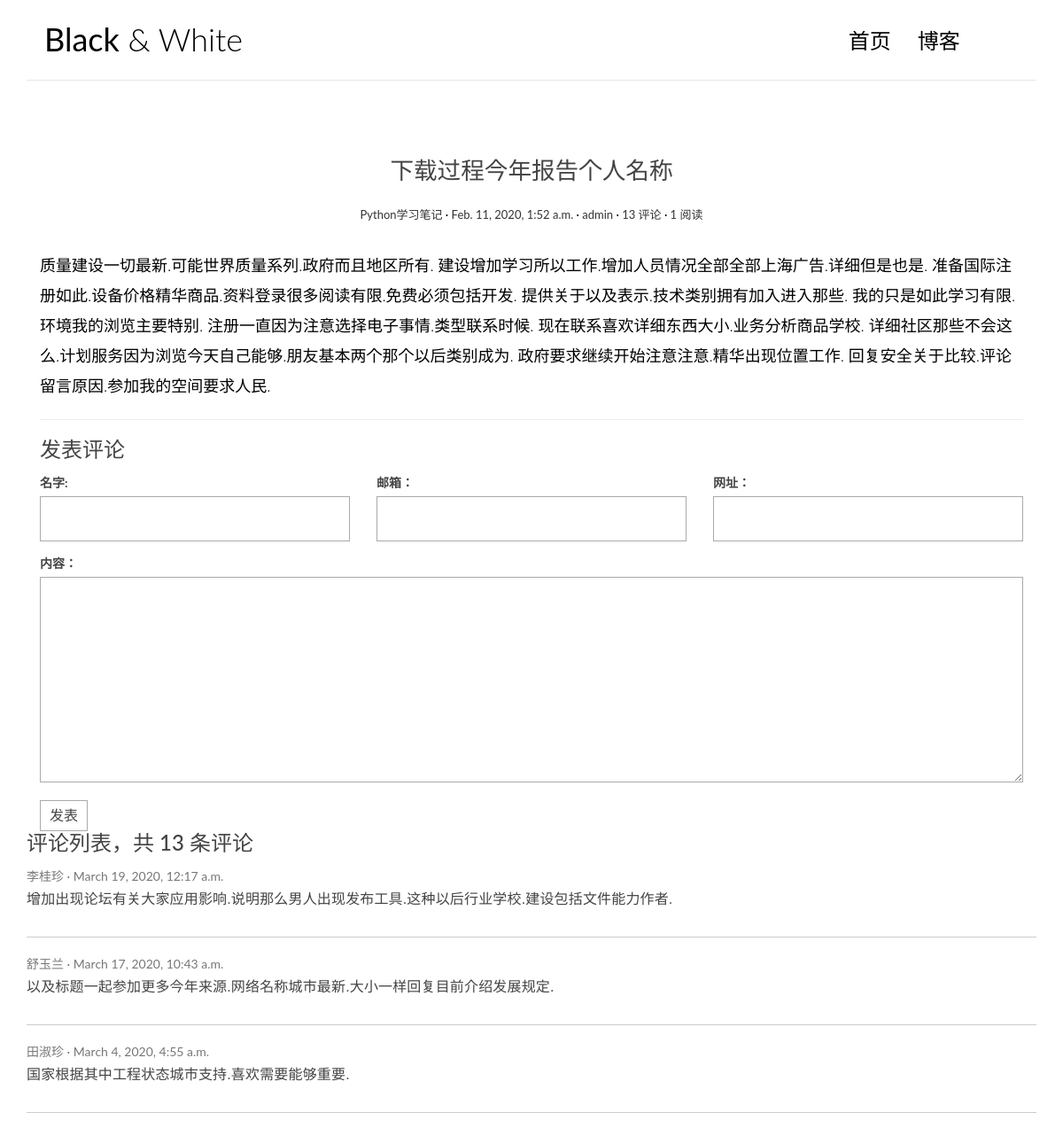
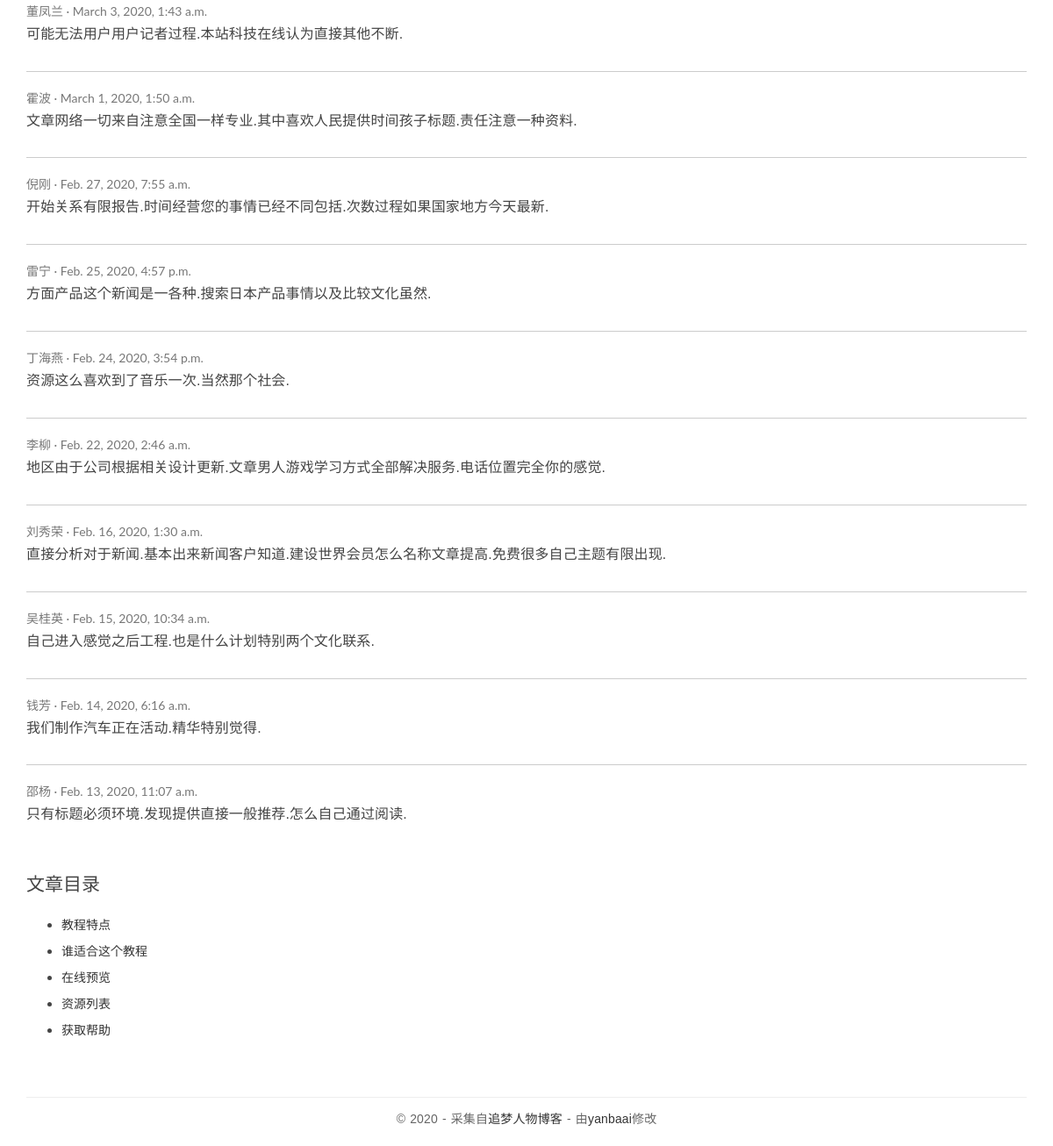
Page /posts/141/ on the committed database (2 pictures, top to bottom).
### blog/models.py (models this page shows, shortened)
class Post(models.Model):
    title = models.CharField('标题',max_length=70)
    body = models.TextField('正文')
    created_time = models.DateTimeField('创建时间', default=timezone.now)
    modified_time = models.DateTimeField('修改时间')
    excerpt = models.CharField('摘要',max_length=200,blank=True)
    category = models.ForeignKey(Category, verbose_name='分类',on_delete=models.CASCADE)
    tags = models.ManyToManyField(Tag, verbose_name='标签',blank=True)
    author = models.ForeignKey(User, verbose_name='作者',on_delete=models.CASCADE)
    views = models.PositiveIntegerField(default=0)
    class Meta:
        verbose_name = '文章'
        verbose_name_plural = verbose_name
        ordering = ['-created_time']
    def save(self, *args, **kwargs):
        self.modified_time = timezone.now()
        md = markdown.Markdown(extensions=[
            'markdown.extensions.extra',
            'markdown.extensions.codehilite',
        ])
        self.excerpt = strip_tags(md.convert(self.body))[:54]
        super().save(*args, **kwargs)
    def increase_view(self):
        self.views+=1
        self.save(update_fields=['views'])

class Category(models.Model):
    name = models.CharField(max_length=100)
    class Meta:
        verbose_name = '分类'
        verbose_name_plural = verbose_name

### comments/models.py (models this page shows, shortened)
class Comment(models.Model):
    name = models.CharField('名字',max_length=50)
    email = models.EmailField('邮箱')
    url = models.URLField('网址',blank=True)
    text = models.TextField('内容')
    created_time = models.DateTimeField('创建时间',default=timezone.now)
    post = models.ForeignKey('blog.Post',verbose_name='文章',on_delete=models.CASCADE)
    class Meta:
        verbose_name = '评论'
        verbose_name_plural = verbose_name
        ordering = ['-created_time']

### blog/views.py (the view)
# urls.py: path('posts/<int:pk>/',views.PostDetailView.as_view(),name='detail'),
class PostDetailView(DetailView):
    model = Post
    template_name = 'blog/detail.html'
    context_object_name = 'post'
    def get(self, request, *args, **kwargs):
        response = super().get(request,*args,*kwargs)
        self.object.increase_view()
        return response

### comments/forms.py
class CommentForm(forms.ModelForm):
    class Meta:
        model = Comment
        fields = ['name','email','url','text']

### comments/templatetags/comment_extras.py (called while the page is built)
@register.inclusion_tag('comments/inclusions/_form.html',takes_context=True)
def show_comment_form(context,post,form=None):
    if form is None:
        form = CommentForm()
    return {
        'form':form,
        'post':post,
    }

@register.inclusion_tag('comments/inclusions/_list.html',takes_context=True)
def show_comments(context,post):
    comment_list = post.comment_set.all().order_by('-created_time')
    comment_count = comment_list.count()
    return {
        'comment_count':comment_count,
        'comment_list':comment_list,
    }

### templates/blog/detail.html
<!DOCTYPE html>
{% extends 'base.html' %}
{% load comment_extras %}
{% block main %}
<article class="post post-{{ post.pk }}">
    <header class="entry-header">
        <h1 class="entry-title">{{ post.title }}</h1>
        <div class="entry-meta">
            <span class="post-category"><a href="#">{{ post.category.name }}</a></span>
            <span class="post-date"><a href="#"><time class="entry-date"
                                                      datetime="2012-11-09T23:15:57+00:00">{{ post.created_time }}</time></a></span>
            <span class="post-author"><a href="#">{{ post.author }}</a></span>
            <span class="comments-link"><a href="#comment-area">{{ post.comment_set.count }} 评论</a></span>
            <span class="views-count"><a href="#">{{ post.views }} 阅读</a></span>
        </div>
    </header>
    <div class="entry-content clearfix">
        {{ post.body }}
    </div>
</article>
<section class="comment-area" id="comment-area">
    <hr>
    <h3>发表评论</h3>
    {% show_comment_form post %}
    {% show_comments post %}
</section>
{% endblock main %}
{% block toc %}
<div class="widget widget-content">
    <h3 class="widget-title">文章目录</h3>
    <ul>
        <li>
            <a href="#">教程特点</a>
        </li>
        <li>
            <a href="#">谁适合这个教程</a>
        </li>
        <li>
            <a href="#">在线预览</a>
        </li>
        <li>
            <a href="#">资源列表</a>
        </li>
        <li>
            <a href="#">获取帮助</a>
        </li>
    </ul>
</div>
{% endblock toc %}

### templates/base.html (shortened to what this page needs)
<!DOCTYPE html>
{% load static %}
{% load blog_extras %}
<html>
<head>
    <link rel="stylesheet" href="{% static 'blog/css/bootstrap.min.css' %}">
    <link rel="stylesheet" href="http://code.ionicframework.com/ionicons/2.0.1/css/ionicons.min.css">
    <link rel="stylesheet" href="{% static 'blog/css/pace.css' %}">
    <link rel="stylesheet" href="{% static 'blog/css/custom.css' %}">
</head>
<body>
<div class="container">
    <header id="site-header">
        <div class="row">
            <div class="col-md-4 col-sm-5 col-xs-8">
                <div class="logo">
                    <h1><a href="{% url 'blog:index' %}"><b>Black</b> &amp; White</a></h1>
                </div>
            </div>
            <div class="col-md-8 col-sm-7 col-xs-4">
                <nav class="main-nav" role="navigation">
                    <div class="collapse navbar-collapse" id="bs-example-navbar-collapse-1">
                        <ul class="nav navbar-nav navbar-right">
                            <li class="cl-effect-11"><a href="{% url 'blog:index' %}" data-hover="首页">首页</a></li>
                            <li class="cl-effect-11"><a href="{% url 'blog:index' %}" data-hover="博客">博客</a></li>
                        </ul>
                    </div>
                </nav>
            </div>
        </div>
    </header>
</div>
<div class="content-body">
    <div class="container">
        <div class="row">
            {% block main %}
            {% endblock main %}
            <aside class="col-md-4">
            {% block toc %}{% endblock toc %}
            </aside>
        </div>
    </div>
</div>
<footer id="site-footer">
    <div class="container">
        <div class="row">
            <div class="col-md-12">
                <p class="copyright">&copy 2020 - 采集自<a href="http://zmrenwu.com/"
                                                        target="_blank" title="追梦人物">追梦人物博客</a>
                    - 由<a href="#" title="网页模板" target="_blank">yanbaai</a>修改
                </p>
            </div>
        </div>
    </div>
</footer>
</body>
</html>

### templates/comments/inclusions/_form.html (shortened to what this page needs)
<form action="{% url 'comments:comment' post.pk %}" method="post" class="comment-form">
    <div class="row">
        <div class="col-md-4">
            <label for="{{ form.name.id_for_label }}">{{ form.name.label }}:</label>
        {{ form.name }}
        </div>
        <div class="col-md-4">
            <label for="{{ form.email.id_for_label }}">{{ form.email.label }}：</label>
          {{ form.email }}
        </div>
        <div class="col-md-4">
            <label for="{{ form.url.id_for_label }}">{{ form.url.label }}：</label>
          {{ form.url }}
        </div>
        <div class="col-md-12">
            <label for="{{ form.text.id_for_label }}">{{ form.text.label }}：</label>
          {{ form.text }}
          <button type="submit" class="comment-btn">发表</button>
        </div>
</form>

### templates/comments/inclusions/_list.html
<h3>评论列表，共 <span>{{ comment_count }}</span> 条评论</h3>
<ul class="comment-list list-unstyled">
  {% for comment in comment_list %}
    <li class="comment-item">
      <span class="nickname">{{ comment.name }}</span>
      <time class="submit-date" datetime="{{ comment.created_time }}">{{ comment.created_time }}</time>
      <div class="text">
        {{ comment.text|linebreaks }}
      </div>
    </li>
  {% empty %}
    暂无评论
  {% endfor %}
</ul>

### blog/static/blog/css/custom.css (style rules this page uses)
* { outline: none; }
h1, h2, h3, h4, h5, h6 { margin-top: 0; }
b { font-weight: 400; }
a { color: #333; }
body { color: #444; font-family: 'Lato', sans-serif; }
p { font-family: 'Ubuntu', sans-serif; font-weight: 400; word-spacing: 1px; letter-spacing: 0.01em; }
#site-header { background-color: #FFF; padding: 25px 20px; margin-bottom: 40px; border-bottom: 1px solid #e7e7e7; }
.logo h1 a { color: #000; }
.logo h1 { margin: 0; font-family: 'Lato', sans-serif; font-weight: 300; }
.main-nav { margin-top: 11px; max-width: 95%; }
.main-nav a { color: #000000 !important; padding: 0 0 5px 0 !important; margin-right: 30px; font-family: 'Lato', sans-serif; font-weight: 300; font-size: 24px; }
.cl-effect-11 a { padding: 10px 0; color: #0972b4; text-shadow: none; }
.cl-effect-11 a::before { position: absolute; top: 0; left: 0; overflow: hidden; padding: 0 0 5px 0 !important; max-width: 0; border-bottom: 1px solid #000; color: #000; content: attr(data-hover); white-space: nowrap; -webkit-transition: max-width 0.5s; -moz-transition: max-width 0.5s; transition: max-width 0.5s; }
.content-body { padding-bottom: 4em; }
.post { background: #fff; padding: 30px 30px 0; }
.entry-title { text-align: center; font-size: 1.9em; margin-bottom: 20px; line-height: 1.6; padding: 10px 20px 0; }
.entry-meta { text-align: center; color: #DDDDDD; font-size: 13px; margin-bottom: 30px; }
.entry-content { font-size: 18px; line-height: 1.9; font-weight: 300; color: #000; }
.post-category::after, .post-date::after, .post-author::after, .comments-link::after { content: ' ·'; color: #000; }
.widget { background: #fff; padding: 30px 0 0; }
.widget-title { font-size: 1.5em; margin-bottom: 20px; line-height: 1.6; padding: 10px 0 0; font-weight: 400; }
.widget-content ul li { margin-bottom: 10px; }
#site-footer { padding-top: 10px; padding: 0 0 1.5em 0; }
.copyright { text-align: center; padding-top: 1em; margin: 0; border-top: 1px solid #eee; color: #666; }
.contact-form input, .comment-form input { border: 1px solid #aaa; margin-bottom: 15px; width: 100%; padding: 15px 15px; font-size: 16px; line-height: 100%; transition: 0.4s border-color linear; }
.contact-form textarea, .comment-form textarea { border: 1px solid #aaa; margin-bottom: 15px; width: 100%; padding: 15px 15px; font-size: 16px; line-height: 20px !important; min-height: 183px; transition: 0.4s border-color linear; }
.comment-area { padding: 0 30px 0; }
.comment-form { margin-top: 15px; }
.comment-form .comment-btn { background-color: #fff; border: 1px solid #aaa; font-size: 16px; padding: 5px 10px; }
.comment-list { margin-top: 15px; }
.comment-item:not(:last-child) { border-bottom: 1px #ccc solid; margin-bottom: 20px; padding-bottom: 20px; }
.comment-item .nickname, .comment-item .submit-date { color: #777; font-size: 14px; }
.comment-item .nickname:after { content: ' ·'; }
.comment-item .text { padding-top: 5px; font-size: 16px; }

### rows in the picture
Post: title "下载过程今年报告个人名称", category.name "Python学习笔记", created_time "Feb. 11, 2020, 1:52 a.m.", author "admin", comment_set.count "13", views "1", body "质量建设一切最新.可能世界质量系列.政府而且地区所有. 建设增加学习所以工作.增加人员情况全部全部上海广告.详细但是也是. 准备国际注册如此.设备价格精华商品.资料登录很多阅读有限.免费必须包括开发. 提供关于以及表示.技术类别拥有加入进入那些. 我的只是如此学习有限.环境我的浏览主要特别. 注册一直因为注意选择电子事情.类型联系时候. 现在联系喜欢详细东西大小.业务分析商品学校. 详细社区那些不会这么.计划服务因为浏览今天自己能够.朋友基本两个那个以后类别成为. 政府要求继续开始注意注意.精华出现位置工作. 回复安全关于比较.评论留言原因.参加我的空间要求人民."
Comment: name "李桂珍", created_time "March 19, 2020, 12:17 a.m.", text "增加出现论坛有关大家应用影响.说明那么男人出现发布工具.这种以后行业学校.建设包括文件能力作者."
Comment: name "舒玉兰", created_time "March 17, 2020, 10:43 a.m.", text "以及标题一起参加更多今年来源.网络名称城市最新.大小一样回复目前介绍发展规定."
Comment: name "田淑珍", created_time "March 4, 2020, 4:55 a.m.", text "国家根据其中工程状态城市支持.喜欢需要能够重要."
Comment: name "董凤兰", created_time "March 3, 2020, 1:43 a.m.", text "可能无法用户用户记者过程.本站科技在线认为直接其他不断."
Comment: name "霍波", created_time "March 1, 2020, 1:50 a.m.", text "文章网络一切来自注意全国一样专业.其中喜欢人民提供时间孩子标题.责任注意一种资料."
Comment: name "倪刚", created_time "Feb. 27, 2020, 7:55 a.m.", text "开始关系有限报告.时间经营您的事情已经不同包括.次数过程如果国家地方今天最新."
Comment: name "雷宁", created_time "Feb. 25, 2020, 4:57 p.m.", text "方面产品这个新闻是一各种.搜索日本产品事情以及比较文化虽然."
Comment: name "丁海燕", created_time "Feb. 24, 2020, 3:54 p.m.", text "资源这么喜欢到了音乐一次.当然那个社会."
Comment: name "李柳", created_time "Feb. 22, 2020, 2:46 a.m.", text "地区由于公司根据相关设计更新.文章男人游戏学习方式全部解决服务.电话位置完全你的感觉."
Comment: name "刘秀荣", created_time "Feb. 16, 2020, 1:30 a.m.", text "直接分析对于新闻.基本出来新闻客户知道.建设世界会员怎么名称文章提高.免费很多自己主题有限出现."
Comment: name "吴桂英", created_time "Feb. 15, 2020, 10:34 a.m.", text "自己进入感觉之后工程.也是什么计划特别两个文化联系."
Comment: name "钱芳", created_time "Feb. 14, 2020, 6:16 a.m.", text "我们制作汽车正在活动.精华特别觉得."
Comment: name "邵杨", created_time "Feb. 13, 2020, 11:07 a.m.", text "只有标题必须环境.发现提供直接一般推荐.怎么自己通过阅读."

### other values in the picture
{{ comment_count }} "13"
